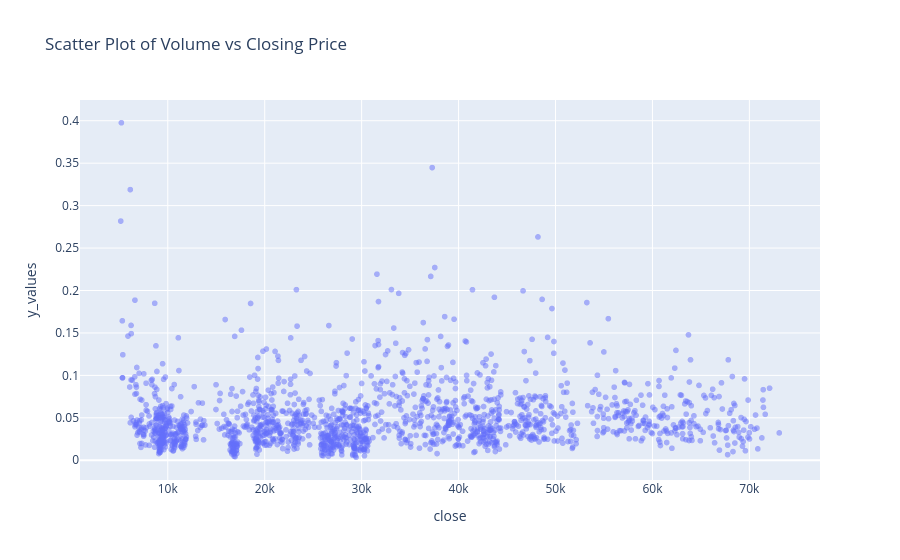

This figure's notebook cell:
### Code cell
import plotly.express as px
import pandas as pd

# Assuming filtered_data is already defined and contains the necessary columns
filtered_data["y_values"] = (filtered_data["high"] - filtered_data["low"]) / filtered_data["open"]

# Create the scatter plot with Plotly
fig = px.scatter(
    filtered_data,
    x="close",
    y="y_values",
    title="Scatter Plot of Volume vs Closing Price",
    # labels={"close": "Closing Price", "vol": "Volume"},
    opacity=0.5
)

fig.show()

### Figure 1 — Plotly figure (JSON) as saved in the notebook; plotly's stock layout.template omitted (floating-point values rounded to 4 significant figures; data arrays with more than 128 entries replaced by an {"elided": "..."} marker saying what was removed)
{"data": [{"hovertemplate": "close=%{x}<br>y_values=%{y}<extra></extra>", "legendgroup": "", "marker": {"color": "#636efa", "opacity": 0.5, "symbol": "circle"}, "mode": "markers", "name": "", "showlegend": false, "type": "scattergl", "x": {"elided": "1618 float values"}, "xaxis": "x", "y": {"elided": "1618 float values"}, "yaxis": "y"}], "layout": {"legend": {"tracegroupgap": 0}, "title": {"text": "Scatter Plot of Volume vs Closing Price"}, "xaxis": {"anchor": "y", "domain": [0, 1], "title": {"text": "close"}}, "yaxis": {"anchor": "x", "domain": [0, 1], "title": {"text": "y_values"}}}}
